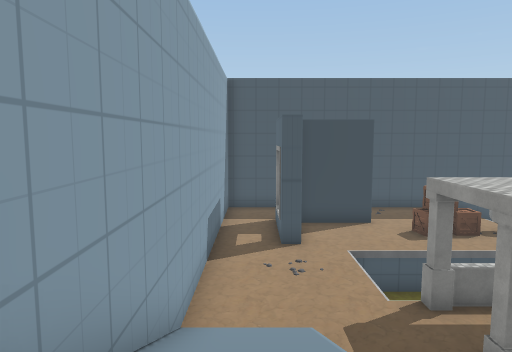
view 1 (above)

23 first-person views from a walk through a Unity game level. The camera is 1.5 m above the floor, tilts 6° down and sees 70° across. The floor is counted in squares, 2 m on a side. Each view is taken from the middle of a square. On the plan, view 1 faces up. The plan holds only what a view shows up to about 11 squares ahead; the rest is blank. The place goes on beyond the plan. Some surface patterns are stand-ins.

view 2
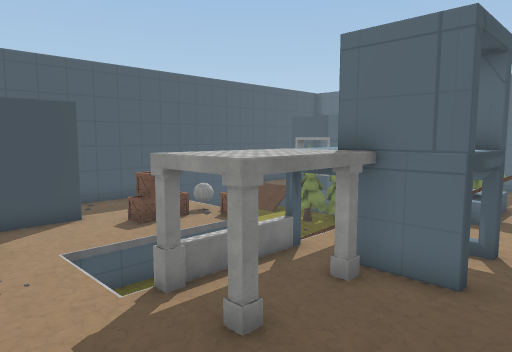

view 3
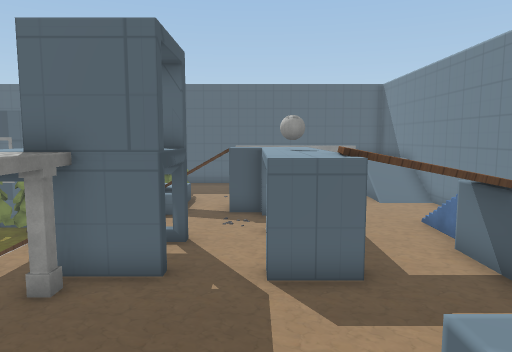

view 4
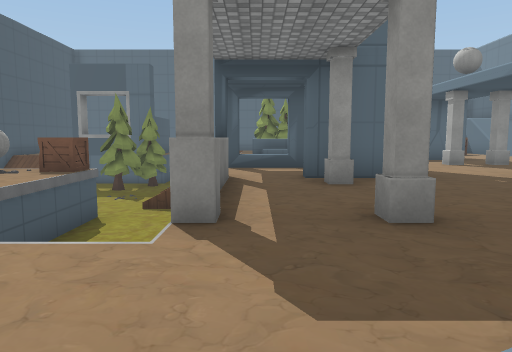

view 5
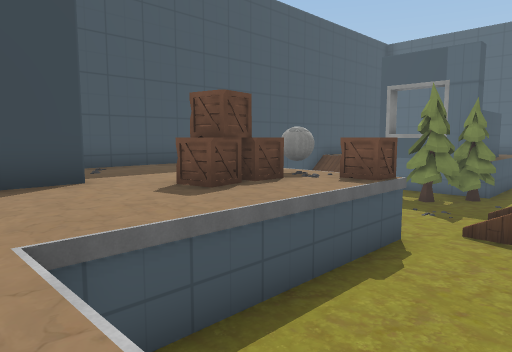

view 6
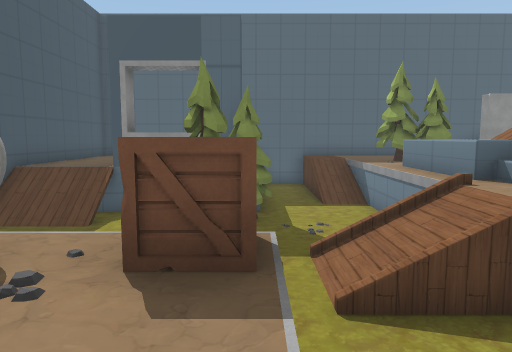

view 7
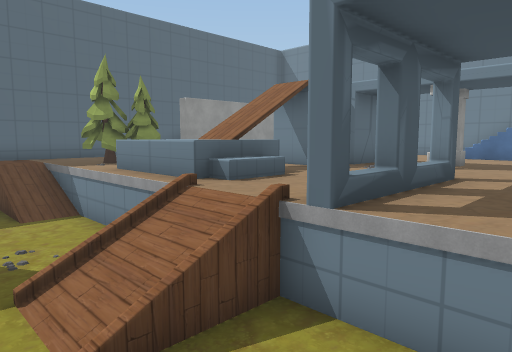

view 8
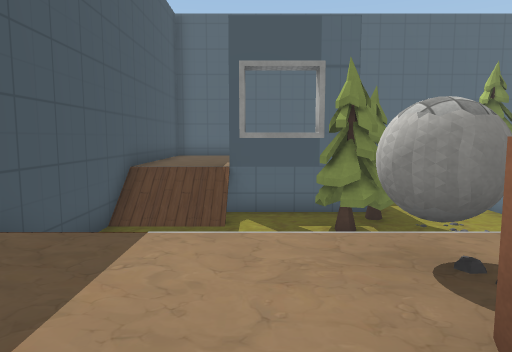

view 9
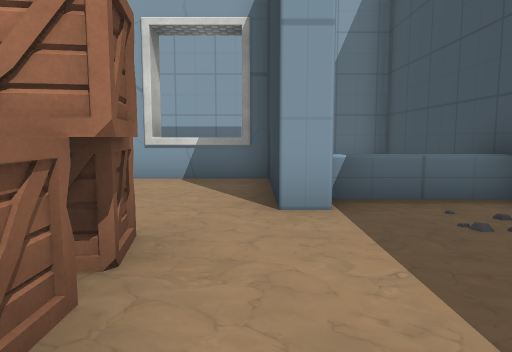

view 10
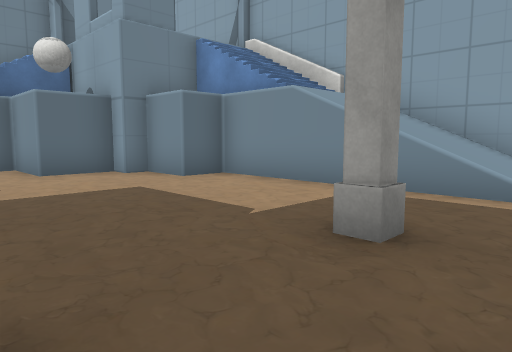

view 11
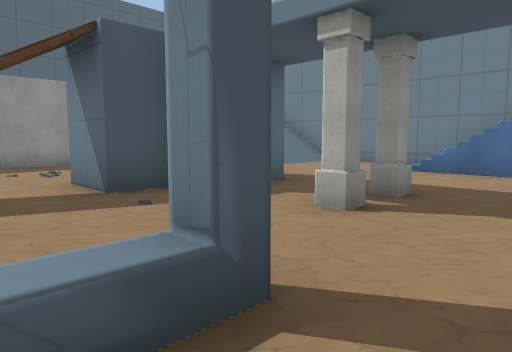

view 12
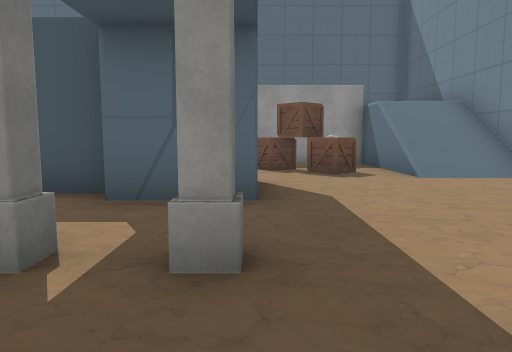

view 13
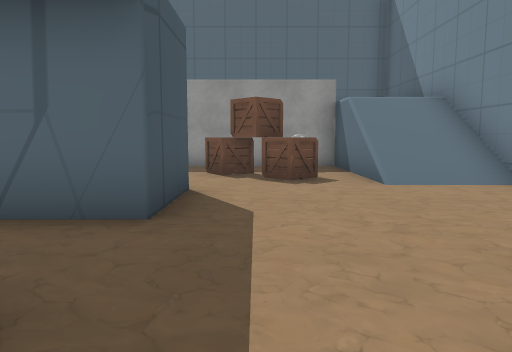

view 14
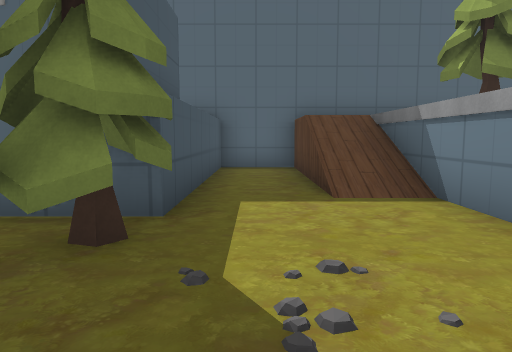

view 15
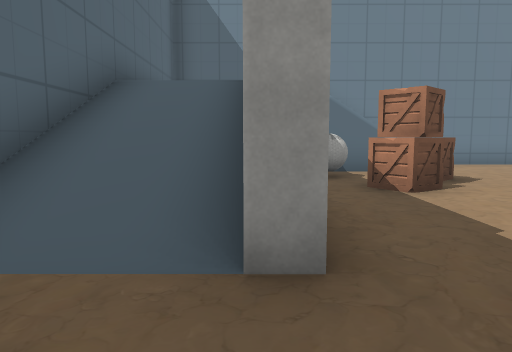

view 16
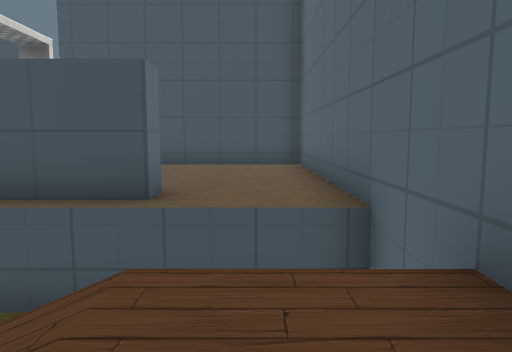

view 17
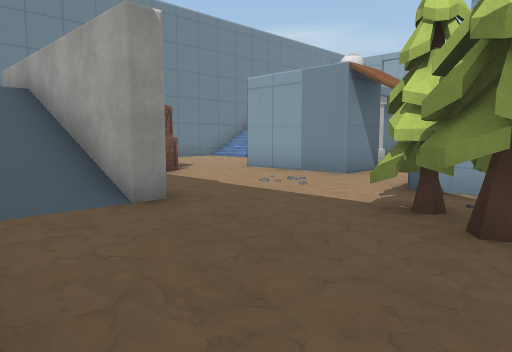

view 18
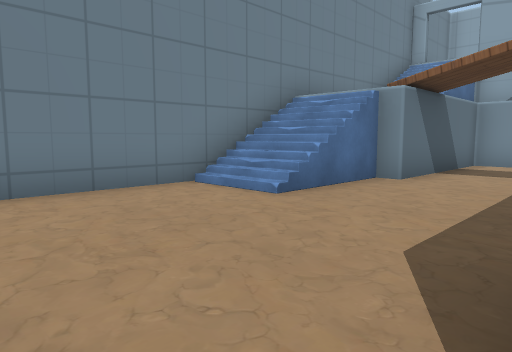

view 19
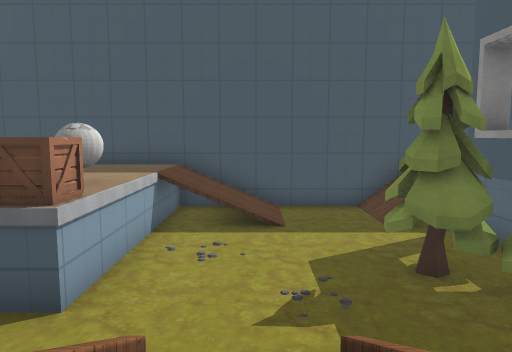

view 20
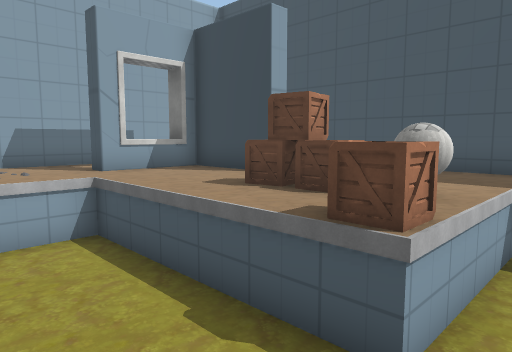

view 21
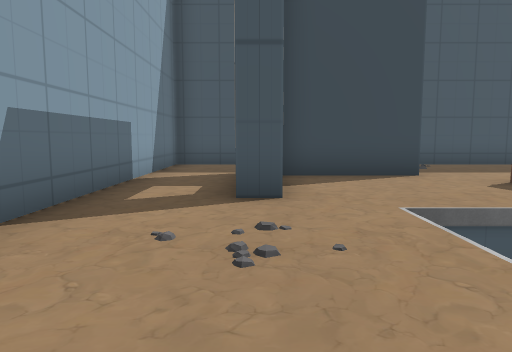

view 22
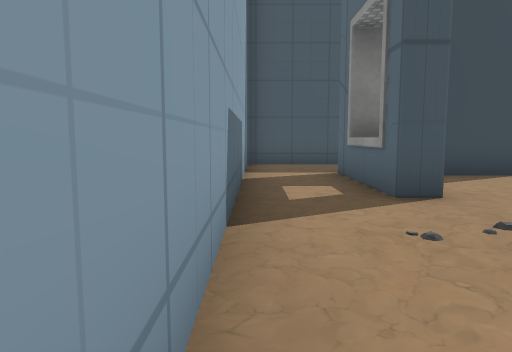

view 23
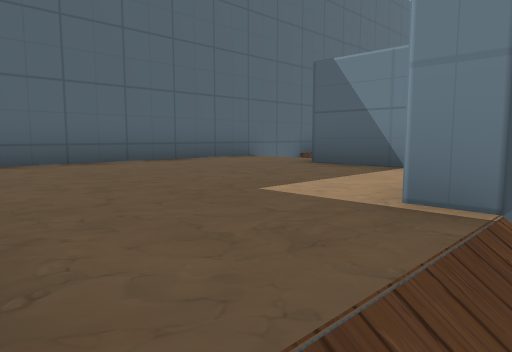

### Floor plan
Key: @ floor where view 1 was taken; # wall or solid block; x gap in a wall; . main floor; - floor 2.5 m lower than the main floor; / step, stairs or slope; = window, fence, low wall or low ledge; ^ raised ledge; v drop or lower ground; C crate; T tree; O other object.
Columns run from 2 left of view 1 to 22 right of it. Each row starts with its distance up from view 1.
 17 #########################
 16 #... /.....=//--//......#
 15 #... =.....///--//......#
 14 #... #.....///--//......#
 13 #..####....-------#.....#
 12 #..#....CCO-------#.....#
 11 #..#......CC---TTT###...#
 10 #..../////C#--/-TT###vv##
  9 #....-------///---------#
  8 #....-------///-/--///..#
  7 #..../===#////////////..#
  6 #..........^...^^^..T...#
  5 #//=.#..##.x .O^^^.TT...#
  4 #//v.....#.^ ..^ ^.T....#
  3 #//v.....#.#............#
  2 #//v...........##....#//#
  1 ##/v........#..##....#//#
  0  #@##....#.....##....#//#
 -1  # ##....#..#..##..C.#//#
 -2  # ####...........CC.^//#
 -3  #  ###...........COO^  #
 -4     # #####///.../####  #
 -5     #     #^#/...///    #
 -6     #     ####...///    #
 -7              ###########

Where each view was taken, in squares from view 1:
view 1: 0 up, 0 right, facing up
view 2: 1 up, 0 right, facing up-right
view 3: 1 up, 0 right, facing right
view 4: 6 up, 0 right, facing right
view 5: 7 up, 2 right, facing up-right
view 6: 10 up, 6 right, facing right
view 7: 10 up, 7 right, facing down-right
view 8: 13 up, 6 right, facing right
view 9: 13 up, 8 right, facing left
view 10: 6 up, 6 right, facing down-left
view 11: 4 up, 8 right, facing down-right
view 12: 1 down, 8 right, facing right
view 13: 2 down, 9 right, facing right
view 14: 9 up, 12 right, facing right
view 15: 4 up, 19 right, facing down
view 16: 6 up, 20 right, facing up
view 17: 6 up, 21 right, facing down-left
view 18: 1 down, 15 right, facing down-left
view 19: 6 up, 11 right, facing up
view 20: 7 up, 10 right, facing up-left
view 21: 6 up, 1 right, facing up
view 22: 6 up, 1 left, facing up
view 23: 16 up, 15 right, facing down-right
